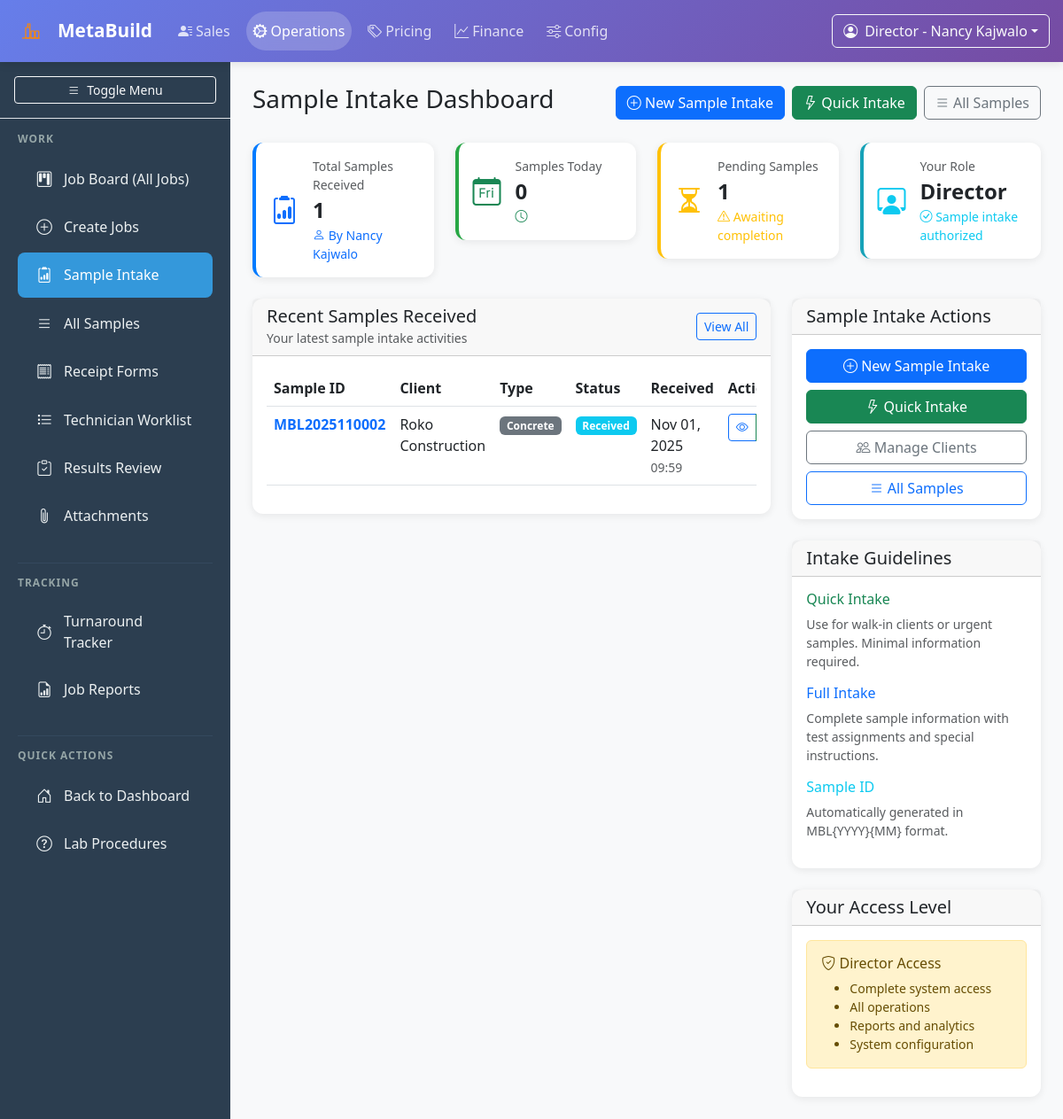
The app's page /operations/sample-intake/ (signed in), older data.
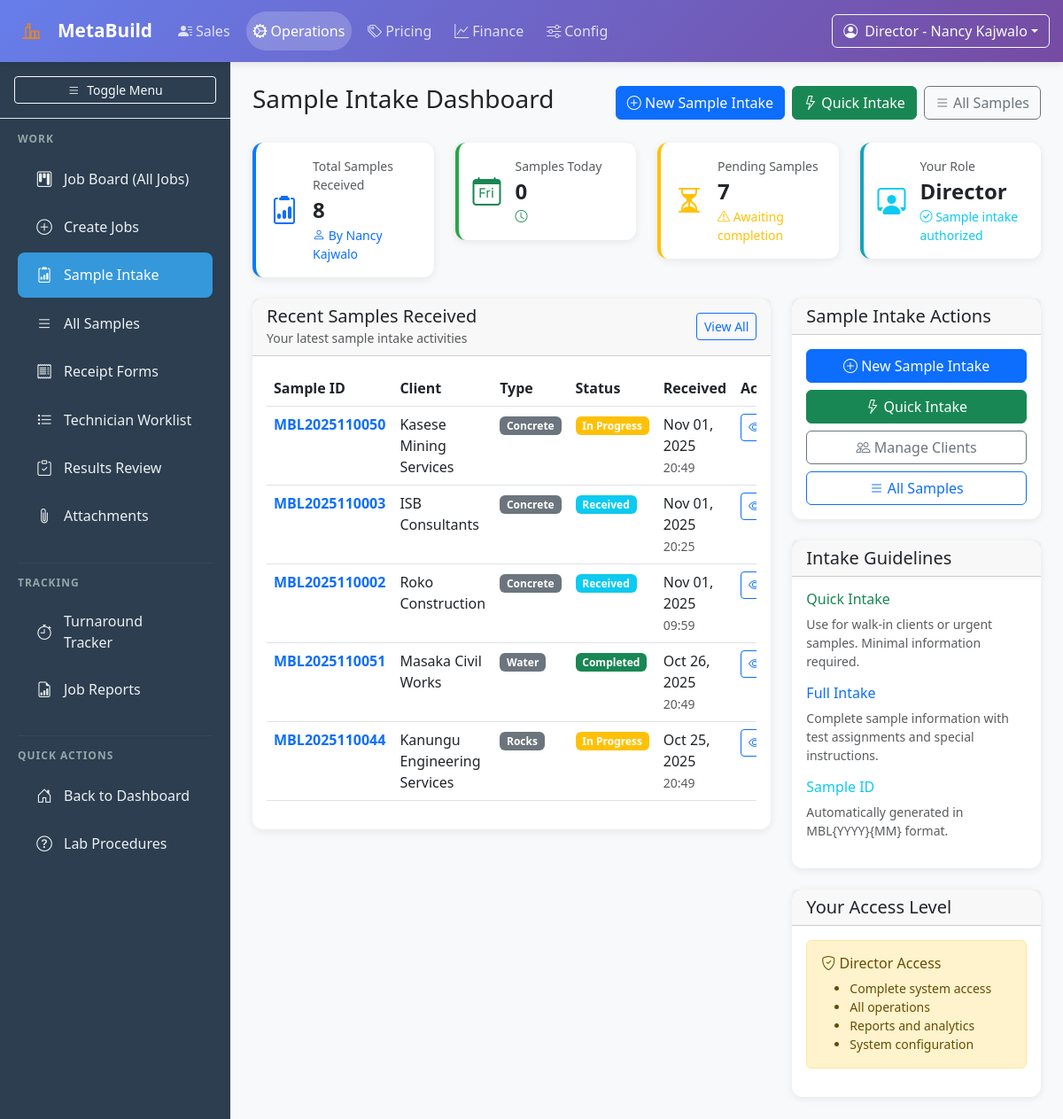
The same page, newer data.
### operations/models.py (models this page shows, shortened)
class Sample(models.Model):
    STATUS_CHOICES = [
        ('received', 'Received'),
        ('in_progress', 'In Progress'),
        ('testing', 'Testing'),
        ('completed', 'Completed'),
        ('reported', 'Reported'),
        ('cancelled', 'Cancelled'),
    ]
    PRIORITY_CHOICES = [
        ('normal', 'Normal'),
        ('urgent', 'Urgent'),
        ('rush', 'Rush'),
    ]
    SAMPLE_CONDITION_CHOICES = [
        ('good', 'Good'),
        ('damaged', 'Damaged'),
        ('insufficient', 'Insufficient'),
        ('contaminated', 'Contaminated'),
    ]
    sample_id = models.CharField(max_length=50, unique=True, help_text="Unique sample identifier")
    client_reference = models.CharField(max_length=100, blank=True, help_text="Client's reference number")
    client = models.ForeignKey(Client, on_delete=models.CASCADE, related_name='samples')
    sample_type = models.CharField(max_length=100, help_text="Type of sample (e.g., Soil, Concrete, Steel)")
    sample_description = models.TextField(help_text="Detailed description of the sample")
    sample_condition = models.CharField(max_length=20, choices=SAMPLE_CONDITION_CHOICES, default='good')
    quantity = models.CharField(max_length=100, help_text="Quantity or amount of sample")
    location_collected = models.CharField(max_length=200, blank=True, help_text="Location where sample was collected")
    collection_date = models.DateField(blank=True, null=True, help_text="Date sample was collected")
    received_by = models.ForeignKey(User, on_delete=models.CASCADE, related_name='received_samples')
    received_date = models.DateTimeField(default=timezone.now)
    priority = models.CharField(max_length=20, choices=PRIORITY_CHOICES, default='normal')
    status = models.CharField(max_length=20, choices=STATUS_CHOICES, default='received')
    requested_tests = models.ManyToManyField(TestItem, through='SampleTest', related_name='samples')
    special_instructions = models.TextField(blank=True, help_text="Special instructions for testing")
    delivery_method = models.CharField(max_length=100, blank=True, help_text="How sample was delivered")
    courier_details = models.CharField(max_length=200, blank=True, help_text="Courier or delivery details")
    notes = models.TextField(blank=True, help_text="Additional notes")
    created_at = models.DateTimeField(auto_now_add=True)
    updated_at = models.DateTimeField(auto_now=True)
    class Meta:
        verbose_name = "Sample"
        verbose_name_plural = "Samples"
        ordering = ['-received_date']
        indexes = [
            models.Index(fields=['sample_id']),
            models.Index(fields=['status']),
            models.Index(fields=['received_date']),
            models.Index(fields=['client']),
        ]

class Client(models.Model):
    name = models.CharField(max_length=200, help_text="Client or company name")
    contact_person = models.CharField(max_length=200, blank=True, help_text="Primary contact person")
    email = models.EmailField(blank=True)
    phone = models.CharField(max_length=20, blank=True)
    address = models.TextField(blank=True)
    company_registration = models.CharField(max_length=100, blank=True, help_text="Company registration number")
    is_active = models.BooleanField(default=True)
    created_at = models.DateTimeField(auto_now_add=True)
    updated_at = models.DateTimeField(auto_now=True)
    class Meta:
        verbose_name = "Client"
        verbose_name_plural = "Clients"
        ordering = ['name']

### operations/views.py (the view)
# urls.py: path('sample-intake/', views.sample_intake_dashboard, name='sample_intake_dashboard'),
@login_required
def sample_intake_dashboard(request):
    if not check_operations_access(request.user):
        raise PermissionDenied("Operations access required")
    recent_samples = Sample.objects.filter(received_by=request.user).order_by('-received_date')[:5]
    total_samples_received = Sample.objects.filter(received_by=request.user).count()
    samples_today = Sample.objects.filter(
        received_by=request.user,
        received_date__date=timezone.now().date()
    ).count()
    pending_samples = Sample.objects.filter(
        received_by=request.user,
        status__in=['received', 'in_progress', 'testing']
    ).count()
    context = get_base_context(request.user)
    context.update({
        'page_title': 'Sample Intake Dashboard',
        'recent_samples': recent_samples,
        'total_samples_received': total_samples_received,
        'samples_today': samples_today,
        'pending_samples': pending_samples,
    })
    return render(request, 'operations/sample_intake_dashboard.html', context)

### core/models.py (called while the page is built)
    def get_role_display(self):
        return dict(self.ROLE_CHOICES).get(self.role, self.role)

    def can_access_module(self, module_name):
        access_matrix = {
            'director': ['sales', 'operations', 'pricing', 'finance', 'config'],
            'lab_manager': ['sales', 'operations', 'pricing', 'finance'],  # Added sales for client management
            'office_staff': ['sales', 'operations', 'finance'],  # Added operations for sample intake
            'technician': ['operations'],
        }
        return module_name in access_matrix.get(self.role, [])

    def get_accessible_modules(self):
        access_matrix = {
            'director': ['sales', 'operations', 'pricing', 'finance', 'config'],
            'lab_manager': ['sales', 'operations', 'pricing', 'finance'],  # Added sales for client management
            'office_staff': ['sales', 'operations', 'finance'],  # Added operations for sample intake
            'technician': ['operations'],
        }
        return access_matrix.get(self.role, [])

### operations/views.py (called while the page is built)
def check_operations_access(user):
    return user.can_access_module('operations')

### templates/operations/sample_intake_dashboard.html (shortened to what the changed rows need)
{% extends 'operations/base_operations.html' %}
{% block content %}
<div class="d-flex justify-content-between align-items-center mb-4">
    <h1 class="h3">{{ page_title }}</h1>
</div>
<div class="row g-4 mb-4">
    <div class="col-xl-3 col-md-6">
        <div class="card stat-card" style="border-left-color: #007bff;">
            <div class="card-body">
                <div class="d-flex align-items-center">
                    <div class="flex-grow-1 ms-3">
                        <div class="small text-muted">Total Samples Received</div>
                        <div class="fs-4 fw-bold">{{ total_samples_received }}</div>
                        <div class="small text-primary">
                            <i class="bi bi-person"></i> By {{ user.get_full_name }}
                        </div>
                    </div>
                </div>
            </div>
        </div>
    </div>
    <div class="col-xl-3 col-md-6">
        <div class="card stat-card" style="border-left-color: #ffc107;">
            <div class="card-body">
                <div class="d-flex align-items-center">
                    <div class="flex-grow-1 ms-3">
                        <div class="small text-muted">Pending Samples</div>
                        <div class="fs-4 fw-bold">{{ pending_samples }}</div>
                        <div class="small text-warning">
                            <i class="bi bi-exclamation-triangle"></i> Awaiting completion
                        </div>
                    </div>
                </div>
            </div>
        </div>
    </div>
</div>
<div class="row">
    <div class="col-md-8">
        <div class="card mb-4">
            <div class="card-body">
                {% if recent_samples %}
                    <div class="table-responsive">
                        <table class="table table-hover">
                            <thead>
                                <tr>
                                    <th>Sample ID</th>
                                    <th>Client</th>
                                    <th>Type</th>
                                    <th>Status</th>
                                    <th>Received</th>
                                    <th>Actions</th>
                                </tr>
                            </thead>
                            <tbody>
                                {% for sample in recent_samples %}
                                    <tr>
                                        <td>
                                            <span class="fw-bold text-primary">{{ sample.sample_id }}</span>
                                        </td>
                                        <td>{{ sample.client.name }}</td>
                                        <td>
                                            <span class="badge bg-secondary">{{ sample.sample_type }}</span>
                                        </td>
                                        <td>
                                            {% if sample.status == 'received' %}
                                                <span class="badge bg-info">{{ sample.get_status_display }}</span>
                                            {% elif sample.status == 'in_progress' %}
                                                <span class="badge bg-warning">{{ sample.get_status_display }}</span>
                                            {% elif sample.status == 'testing' %}
                                                <span class="badge bg-primary">{{ sample.get_status_display }}</span>
                                            {% elif sample.status == 'completed' %}
                                                <span class="badge bg-success">{{ sample.get_status_display }}</span>
                                            {% elif sample.status == 'reported' %}
                                                <span class="badge bg-success">{{ sample.get_status_display }}</span>
                                            {% elif sample.status == 'cancelled' %}
                                                <span class="badge bg-danger">{{ sample.get_status_display }}</span>
                                            {% endif %}
                                        </td>
                                        <td>
                                            <div>{{ sample.received_date|date:"M d, Y" }}</div>
                                            <small class="text-muted">{{ sample.received_date|time:"H:i" }}</small>
                                        </td>
                                        <td>
                                            <div class="btn-group">
                                                <a href="{% url 'operations:sample_detail' sample.sample_id %}" class="btn btn-sm btn-outline-primary" title="View Details">
                                                    <i class="bi bi-eye"></i>
                                                </a>
                                            </div>
                                        </td>
                                    </tr>
                                {% endfor %}
                            </tbody>
                        </table>
                    </div>
                {% endif %}
            </div>
        </div>
    </div>
</div>
{% endblock %}

Row changes from the older to the newer data that the page shows:
added Sample: sample_id "MBL2025110050", client.name "Kasese Mining Services", sample_type "Concrete", status "In Progress", received_date "Nov 01, 2025", received_date "20:49"
added Sample: sample_id "MBL2025110003", client.name "ISB Consultants", sample_type "Concrete", status "Received", received_date "Nov 01, 2025", received_date "20:25"
added Sample: sample_id "MBL2025110051", client.name "Masaka Civil Works", sample_type "Water", status "Completed", received_date "Oct 26, 2025", received_date "20:49"
added Sample: sample_id "MBL2025110044", client.name "Kanungu Engineering Services", sample_type "Rocks", status "In Progress", received_date "Oct 25, 2025", received_date "20:49"
Text that changed along with them:
{{ total_samples_received }}: "1" → "8"
{{ pending_samples }}: "1" → "7"
